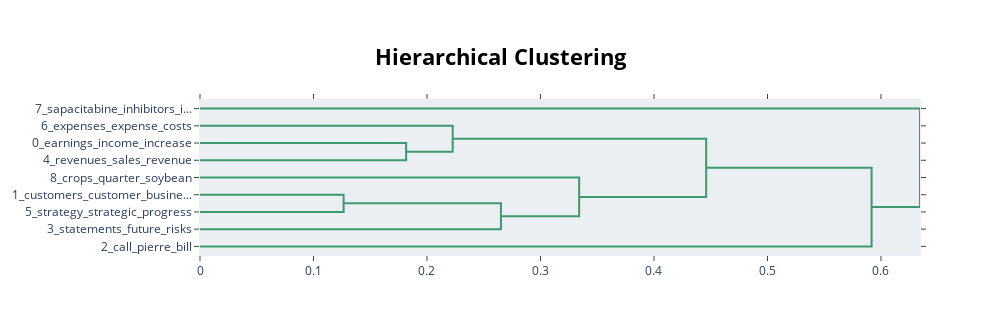

Notebook code cell kept with this figure:
### Code cell
topic_model.visualize_hierarchy()

### Figure 1 — Plotly figure (JSON) as saved in the notebook; plotly's stock layout.template omitted (floating-point values rounded to 4 significant figures)
{"data": [{"hoverinfo": "text", "marker": {"color": "rgb(61,153,112)"}, "mode": "lines", "type": "scatter", "x": [0, 0.1816, 0.1816, 0], "xaxis": "x", "y": [-25, -25, -35, -35], "yaxis": "y"}, {"hoverinfo": "text", "marker": {"color": "rgb(61,153,112)"}, "mode": "lines", "type": "scatter", "x": [0, 0.2226, 0.2226, 0.1816], "xaxis": "x", "y": [-15, -15, -30, -30], "yaxis": "y"}, {"hoverinfo": "text", "marker": {"color": "rgb(61,153,112)"}, "mode": "lines", "type": "scatter", "x": [0, 0.1265, 0.1265, 0], "xaxis": "x", "y": [-55, -55, -65, -65], "yaxis": "y"}, {"hoverinfo": "text", "marker": {"color": "rgb(61,153,112)"}, "mode": "lines", "type": "scatter", "x": [0.1265, 0.2651, 0.2651, 0], "xaxis": "x", "y": [-60, -60, -75, -75], "yaxis": "y"}, {"hoverinfo": "text", "marker": {"color": "rgb(61,153,112)"}, "mode": "lines", "type": "scatter", "x": [0, 0.3341, 0.3341, 0.2651], "xaxis": "x", "y": [-45, -45, -67.5, -67.5], "yaxis": "y"}, {"hoverinfo": "text", "marker": {"color": "rgb(61,153,112)"}, "mode": "lines", "type": "scatter", "x": [0.2226, 0.446, 0.446, 0.3341], "xaxis": "x", "y": [-22.5, -22.5, -56.25, -56.25], "yaxis": "y"}, {"hoverinfo": "text", "marker": {"color": "rgb(61,153,112)"}, "mode": "lines", "type": "scatter", "x": [0.446, 0.5917, 0.5917, 0], "xaxis": "x", "y": [-39.38, -39.38, -85, -85], "yaxis": "y"}, {"hoverinfo": "text", "marker": {"color": "rgb(61,153,112)"}, "mode": "lines", "type": "scatter", "x": [0, 0.6344, 0.6344, 0.5917], "xaxis": "x", "y": [-5, -5, -62.19, -62.19], "yaxis": "y"}], "layout": {"autosize": false, "height": 335, "hoverlabel": {"bgcolor": "white", "font": {"family": "Rockwell", "size": 16}}, "hovermode": "closest", "plot_bgcolor": "#ECEFF1", "showlegend": false, "title": {"font": {"color": "Black", "size": 22}, "text": "<b>Hierarchical Clustering</b>", "x": 0.5, "xanchor": "center", "yanchor": "top"}, "width": 1000, "xaxis": {"mirror": "allticks", "rangemode": "tozero", "showgrid": false, "showline": true, "showticklabels": true, "ticks": "outside", "type": "linear", "zeroline": false}, "yaxis": {"mirror": "allticks", "range": [-90, 0], "rangemode": "tozero", "showgrid": false, "showline": true, "showticklabels": true, "tickmode": "array", "ticks": "outside", "ticktext": ["7_sapacitabine_inhibitors_i...", "6_expenses_expense_costs", "0_earnings_income_increase", "4_revenues_sales_revenue", "8_crops_quarter_soybean", "1_customers_customer_busine...", "5_strategy_strategic_progress", "3_statements_future_risks", "2_call_pierre_bill"], "tickvals": [-5, -15, -25, -35, -45, -55, -65, -75, -85], "type": "linear", "zeroline": false}}}
